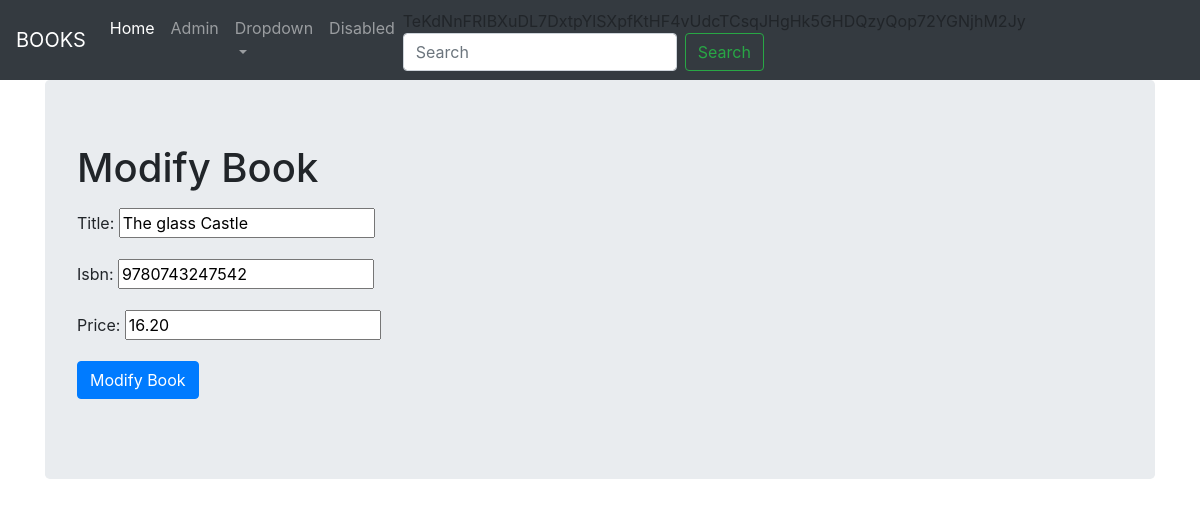
Screenshot of /books/update/9780743247542/ with the database file from the repository.
### my_books/models.py (models this page shows, shortened)
class Book(models.Model):
    title = models.CharField(max_length=256)
    isbn = models.CharField(max_length=13,primary_key=True)
    price = models.DecimalField(decimal_places=2,max_digits=6,default=1.00)

### my_books/views.py (the view)
# urls.py: url(r'^update/(?P<pk>[\d|\w]{13})/$',views.BookUpdateView.as_view(),name='book_update'),
class BookUpdateView(UpdateView):
    model = Book
    fields = '__all__'

### templates/my_books/book_form.html (shortened to what this page needs)
{% extends "base_index.html" %}
  {% load staticfiles  %}
  {% block body_block  %}
    <div class="jumbotron">
      {% if not form.instance.pk  %}
        <h1>Create Book</h1>
        {% else %}
        <h1>Modify Book</h1>
      {% endif %}
      <p>
        <form class="form-group"  method="post">
          {{ form.as_p }}
            <input class="btn btn-primary" type="submit" name="submit"
            {% if not form.instance.pk  %}
              value = "Add A Book"
            {% else %}
              value= "Modify Book"
              {% endif %}>
        </form>
      </p>
    </div>
  {% endblock  %}

### rows the page displays
Book: title "The glass Castle", isbn "9780743247542", price "16.20", submit "Modify Book"
